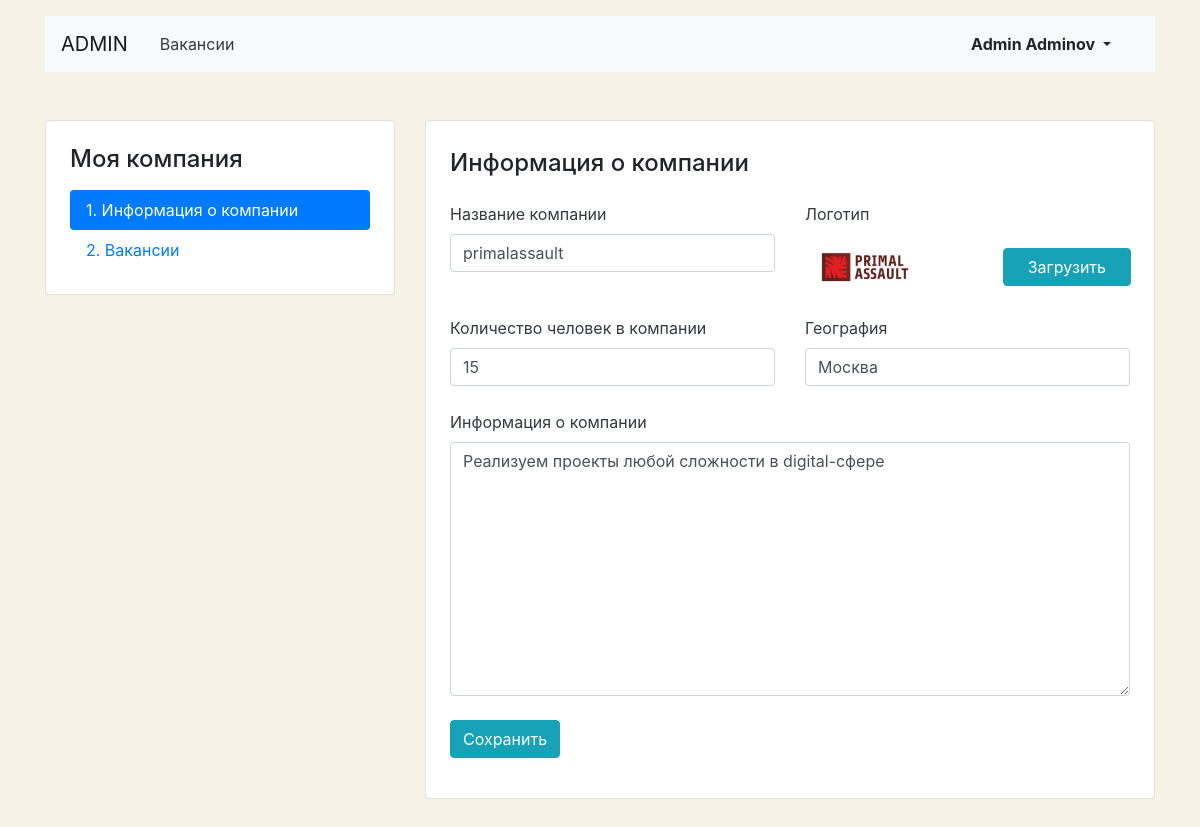
/mycompany/ (signed in), run on the app's committed database.
### vacancy/models.py (models this page shows, shortened)
class Company(models.Model):
    name = models.CharField(max_length=124)
    location = models.CharField(max_length=124)
    logo = models.ImageField(upload_to="logo")
    description = models.TextField()
    employee_count = models.PositiveSmallIntegerField()
    owner = models.OneToOneField(User, on_delete=models.SET_NULL, related_name="applications", null=True)

### vacancy/views/my_company.py (the view, shortened to what this page needs)
# urls.py: path('mycompany/', Mycompany.as_view(), name='mycompany'),
class Mycompany(SuccessMessageMixin, LoginRequiredMixin, View):
    def get_object(self):
        user = self.request.user.pk
        try:
            company_user = Company.objects.get(owner_id=user)
            return company_user
        except Company.DoesNotExist:
            return None
    def get(self, request):
        objects = self.get_object()
        if objects is None:
            return redirect('letsstart')
        form = CompanyForms(instance=objects)
        img = objects.logo
        return render(request, template_name="vacancy/company/company-edit.html", context={'form': form, 'img': img})

### vacancy/forms.py
class CompanyForms(forms.ModelForm):
    class Meta:
        model = Company
        fields = ["name", "location", "logo", "description", "employee_count"]
        widgets = {
            "name": forms.TextInput(attrs={"class": "form-control"}),
            "location": forms.TextInput(attrs={"class": "form-control"}),
            "description": forms.Textarea(attrs={"class": "form-control"}),
            "employee_count": forms.TextInput(attrs={"class": "form-control"}),
            "logo": ClearableFileInput(),
        }

### vacancy/templates/vacancy/company/company-edit.html (shortened to what this page needs)
{% extends 'base.html' %}
{% block head %}
    <head>
        <link rel="stylesheet" href="https://stackpath.bootstrapcdn.com/bootstrap/4.3.1/css/bootstrap.min.css"
>
    </head>
{% endblock %}
{% block content %}
    <main class="container mt-3 pb-5">
        <div class="row mt-5">
            <div class="col-12 col-lg-4">
                <aside class="pt-3 pb-4 px-4 mb-5 card">
                    <h1 class="h4 pt-2 pb-2">Моя компания</h1>
                    <div class="nav flex-column nav-pills">
                        <a class="nav-link active" href="{%  url "mycompany" %}">1. Информация о&nbsp;компании</a>
                        <a class="nav-link" href="{% url "company_vacancies" %}">2. Вакансии</a>
                    </div>
                </aside>
            </div>
            <div class="col-12 col-lg-8">
                <div class="card">
                    <div class="card-body px-4 pb-4">
                        <section class="tab-pane fade show active">
                            <h2 class="h4 pt-2 pb-3">Информация о&nbsp;компании</h2>
                            <form action="" enctype="multipart/form-data" , method="post">
                                <div class="row">
                                    <div class="col-12 col-md-6">
                                        <div class="form-group pb-2">
                                            <label class="mb-2 text-dark" for="{{ form.name.id_for_label }}">Название
                                                компании</label>
                                            {{ form.name }}
                                        </div>
                                    </div>
                                    <div class="col-12 col-md-6">
                                        <div class="form-group">
                                            <label class="mb-2 text-dark" for="companyLogo">Логотип</label>
                                            <div class="row align-items-center">
                                                <div class="col-6">
                                                    <img src="{{ img.url }}" alt=""
                                                         style="max-width: 120px;height: auto;">
                                                </div>
                                                <div class="col-6" style="position: relative;">
                                                    <div class="input-group-prepend"
                                                         style="position: absolute; top: 0;right: 15px;">
                                                          <span class="btn btn-info px-4">Загрузить</span>
                                                    </div>
                                                    <div class="custom-file" style="">
                                                    </div>
                                                </div>
                                            </div>
                                        </div>
                                    </div>
                                </div>
                                <div class="row">
                                    <div class="col-12 col-md-6">
                                        <div class="form-group pb-2">
                                            <label class="mb-2 text-dark" for="{{ form.employee_count.id_for_label }}">Количество
                                                человек в компании</label>
                                            {{ form.employee_count }}
                                        </div>
                                    </div>
                                    <div class="col-12 col-md-6">
                                        <div class="form-group pb-2">
                                            <label class="mb-2 text-dark"
                                                   for="{{ form.location.id_for_label }}">География</label>
                                            {{ form.location }}
                                        </div>
                                    </div>
                                </div>
                                <div class="form-group pb-2">
                                    <label class="mb-2 text-dark" for="{{ form.description.id_for_label }}">Информация о&nbsp;компании</label>
                                    {{ form.description }}
                                </div>
                                <div class="form-group">
                                    <input type="submit" class="btn btn-info" value="Сохранить">
                                </div>
                            </form>
                        </section>
                    </div>
                </div>
            </div>
        </div>
    </main>
{% endblock %}

### vacancy/templates/vacancy/_inc/bar.html (shortened to what this page needs)
<nav class="navbar navbar-expand-lg navbar-light bg-light">
        <a class="navbar-brand mr-4" href='http://127.0.0.1:8000/admin/'>ADMIN</a>
        <div class="collapse navbar-collapse justify-content-between" id="navbarNav">
            <ul class="navbar-nav col-10">
                <li class="nav-item">
                    <a class="nav-link text-dark" href="{% url 'list_vacancies' %}">Вакансии</a>
                </li>
            </ul>
            <ul class="navbar-nav col-2 justify-content-end">
                <li class="nav-item active">
                    <div class="btn-group">
                        {% if request.user.is_authenticated %}
                            <button type="button" class="btn dropdown-toggle font-weight-bold" data-toggle="dropdown"
                                    aria-haspopup="true" aria-expanded="false">
                                {{ user.first_name }} {{ user.last_name }}
                            </button>
                        {% endif %}
        </div>
    </nav>

### vacancy/templates/vacancy/company/company-edit.html (style rules this page uses)
body { background-color: #F6F2E6; }

### data on the page
Company: name "primalassault", employee_count "15", location "Москва", description "Реализуем проекты любой сложности в digital-сфере"

### other printed values
{{ user.first_name }} "Admin"
{{ user.last_name }} "Adminov"
